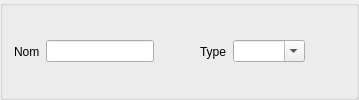
             <widget class="QGroupBox" name="nameBox">
              <property name="title">
               <string/>
              </property>
              <layout class="QHBoxLayout" name="horizontalLayout_19">
               <item>
                <widget class="QLabel" name="nameLabel">
                 <property name="text">
                  <string>Nom</string>
                 </property>
                </widget>
               </item>
               <item>
                <widget class="QLineEdit" name="nameLineEdit"/>
               </item>
               <item>
                <spacer name="nameSpacer_2">
                 <property name="orientation">
                  <enum>Qt::Horizontal</enum>
                 </property>
                 <property name="sizeHint" stdset="0">
                  <size>
                   <width>40</width>
                   <height>20</height>
                  </size>
                 </property>
                </spacer>
               </item>
               <item>
                <widget class="QLabel" name="typeLabel">
                 <property name="text">
                  <string>Type</string>
                 </property>
                </widget>
               </item>
               <item>
                <widget class="QComboBox" name="typeComboBox">
                 <property name="editable">
                  <bool>true</bool>
                 </property>
                </widget>
               </item>
               <item>
                <spacer name="nameSpacer">
                 <property name="orientation">
                  <enum>Qt::Horizontal</enum>
                 </property>
                 <property name="sizeHint" stdset="0">
                  <size>
                   <width>40</width>
                   <height>20</height>
                  </size>
                 </property>
                </spacer>
               </item>
              </layout>
             </widget>
